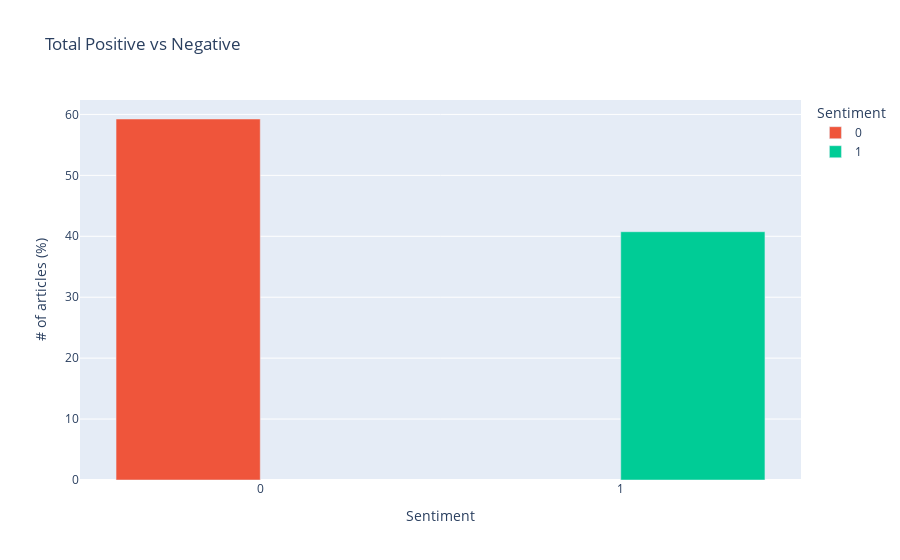

Notebook source saved alongside this figure:
### Code cell
figTotal = px.bar(tot,
                  x="sentiment",
                  y="sentiment %",
                  barmode="group",
                  color="sentiment",
                  color_discrete_map={
                    '0': '#ef553b',
                    '1': '#00cc96'
                    },
                  labels={
                      "sentiment": "Sentiment",
                      "sentiment %": "# of articles (%)",
                      "sentiment": "Sentiment"
                  },
                  title="Total Positive vs Negative"
                  )

figTotal.show()

### Figure 1 — Plotly figure (JSON) as saved in the notebook; plotly's stock layout.template omitted (floating-point values rounded to 4 significant figures)
{"data": [{"alignmentgroup": "True", "hovertemplate": "Sentiment=%{x}<br># of articles (%)=%{y}<extra></extra>", "legendgroup": "0", "marker": {"color": "#ef553b"}, "name": "0", "offsetgroup": "0", "orientation": "v", "showlegend": true, "textposition": "auto", "type": "bar", "x": ["0"], "xaxis": "x", "y": [59.25], "yaxis": "y"}, {"alignmentgroup": "True", "hovertemplate": "Sentiment=%{x}<br># of articles (%)=%{y}<extra></extra>", "legendgroup": "1", "marker": {"color": "#00cc96"}, "name": "1", "offsetgroup": "1", "orientation": "v", "showlegend": true, "textposition": "auto", "type": "bar", "x": ["1"], "xaxis": "x", "y": [40.75], "yaxis": "y"}], "layout": {"autosize": true, "barmode": "group", "legend": {"title": {"text": "Sentiment"}, "tracegroupgap": 0}, "title": {"text": "Total Positive vs Negative"}, "xaxis": {"anchor": "y", "autorange": true, "categoryarray": ["0", "1"], "categoryorder": "array", "domain": [0, 1], "range": [-0.5, 1.5], "title": {"text": "Sentiment"}, "type": "category"}, "yaxis": {"anchor": "x", "autorange": true, "domain": [0, 1], "range": [0, 62.37], "title": {"text": "# of articles (%)"}, "type": "linear"}}}
